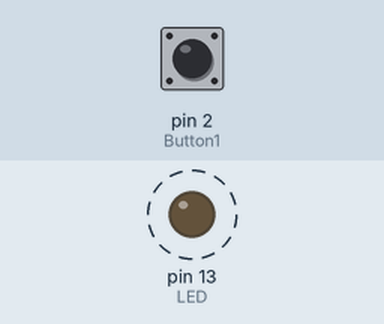
This sketch was run on a simulated Arduino Uno, built with avr-gcc and run on an emulated ATmega328P. On the bench: output pins drawn as LEDs (lit = HIGH). Dashed ring = blinking. Inputs (shaded band) come from the test bench; at power-on: pin 2 (Button1) HIGH. What the sketch prints to the serial monitor is not drawn.

Above: at 6.9 s.
Timing chart, 0 to 11.1 s (numbered marks = the images above):
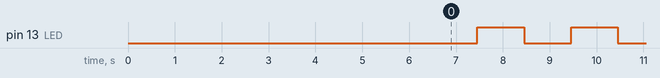

Measured:
- by itself, pin 13 (LED): alternates HIGH for 1.0 s and LOW for 1.0 s

The sketch:

menu_1_serial.ino
```cpp
/*
	Use an Uno, communicating with the computer serial monitor

	Connect a button between D2 and ground

*/

#define Button1 2 // Uno pin D2
#define LED 13 // use built-in LED on pin 13

int flashrate = 1; // initial flash rate, 1 Hz
int flashdelay = 0; // convert flash rate into a ms delay value

void setup(){
	Serial.begin(9600);
	pinMode(LED, OUTPUT); // turn LED pin to output
	pinMode(Button1, INPUT_PULLUP); // make button input, use internal pullup resistor

	delay(2000);

	Serial.println("Choose a flash rate");
	Serial.print(flashrate);
	Serial.println("Hz");

	flashdelay = flashRateFunc(); // call the flashRateFunc to choose a flash rate
}

void loop(){
	delay(flashdelay);
	digitalWrite(LED, !( digitalRead(LED) ) ); // toggle LED
}

//************************************************************
// flashRateFunc allows the user to press Button1 and choose a
// new flash rate. The returned value is the delay in milliseconds
// needed to create the desired flash rate (in Hz).
int flashRateFunc(void) {
	// the global variable flashrate was defined earlier. Here we will
	// change its value and return that to the main loop
	byte buttonValue1;
	byte buttonValue2;
	byte buttonState;

	long startTime = millis(); // Get start time for this loop
	buttonState = digitalRead(Button1); // get current state of button (probably HIGH)

	// Go into a loop that lasts at least 3 seconds to give the user time to punch button
	while (millis() <= startTime + 3000) // while millis is less than 3 sec from startTime
	{
		buttonValue1 = digitalRead(Button1);
		delay(10); // perform a crude debounce by checking button twice over 10ms
		buttonValue2 = digitalRead(Button1);
		if (buttonValue1 == buttonValue2) // make sure button is stable
		{
			if (buttonValue1 != buttonState) // make sure button has changed
			{
				if (buttonValue1 == LOW) // if button is pressed
				{
					if (flashrate < 64)
					{
						flashrate = flashrate * 2; // double flashrate
					}
					else if (flashrate >= 64)
					{
						// Reset the flashrate back to 1
						flashrate = 1;
						// Flash rates above 64 become hard to see, so there's
						// no point in flashing faster
					}

					Serial.print(flashrate);
					Serial.println("Hz");

					// Now update startTime to give user time to press button again
					startTime = millis();
				}
			}
			buttonState = buttonValue1; // updated buttonState so that only changes
			// in button status are registered (forcing button to be released between
			// registered presses).
		}

	} // end of while loop

	Serial.print("Storing");
	delay(400);
	for (int i = 0; i <= 2; i++) {
		Serial.print(".");
		delay(350);
	}
	Serial.println();

	// Calculate the necessary delay for the user's flash rate
	// flashrate = 1 = 1000ms delay
	// flashrate = 100 = 10 ms delay
	flashdelay = 1000 / flashrate;
	return flashdelay;

} // end of flashRateFunc
```
